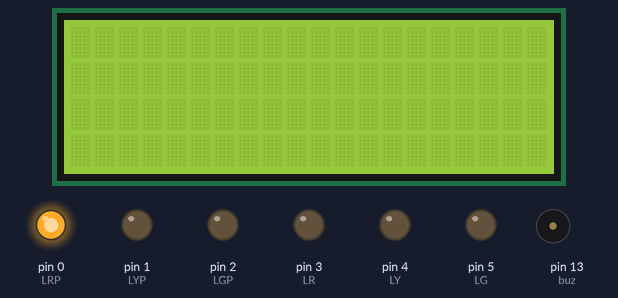
The sketch below on a simulated Arduino Uno, built with avr-gcc and run on an emulated ATmega328P. Shown: 20×4 character LCD, output pins drawn as LEDs (lit = HIGH), buzzer (waves = sounding).

Above: at 0.1 s.
At 5.25 s:
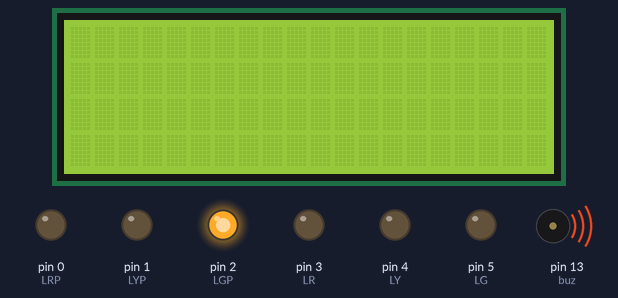
At 14.4 s:
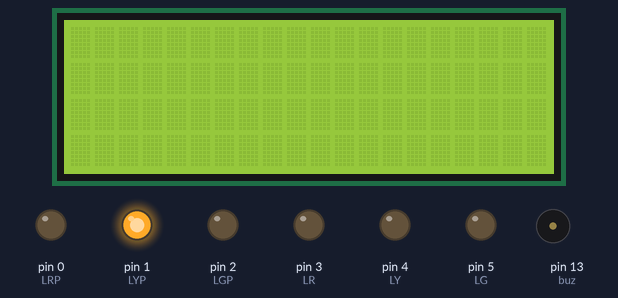
At 30.6 s:
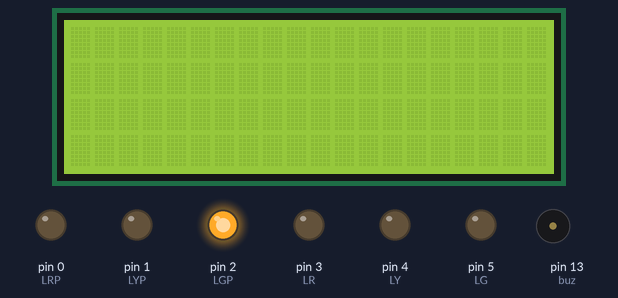
At 39.19 s:
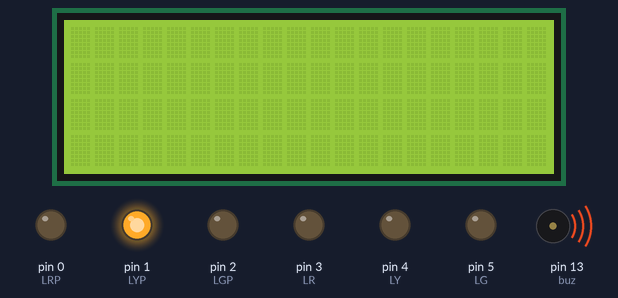
Timing chart, 0 to 40.0 s (numbered marks = the images above):
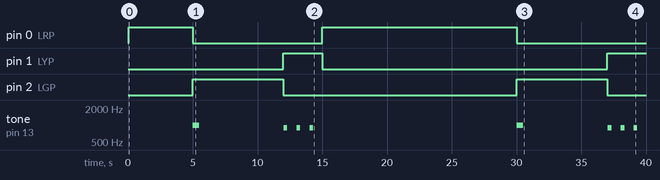

The sketch:

semaforo.ino
```cpp
/*Bibliotecas criadas*/
#include "carroSema.h"
#include "pedestreSema.h"

LiquidCrystal_I2C lcd(0x27,20,4);

void setup() {
  /*inicializando o lcd*/
  lcd.init();
  lcd.setBacklight(HIGH);
  lcd.clear();
  /*mapeando leds*/
  pinMode(LG, OUTPUT);
  pinMode(LY, OUTPUT);
  pinMode(LR, OUTPUT);
  pinMode(LGP, OUTPUT);
  pinMode(LYP, OUTPUT);
  pinMode(LRP, OUTPUT);
  /*mapeando buz*/
  pinMode(buz, OUTPUT);
}

void loop() {
  maqEstadosPedestre();
  maqEstadosCarro();
}
```

carroSema.h
```cpp
#ifndef CARROSEMA
#define CARROSEMA

#include "defines.h"

/* variaveis gerais para a frequencia das coisas */
extern unsigned long carroMilli;

void maqEstadosCarro();


#endif
```

defines.h
```cpp
#ifndef DEFINES
#define DEFINES

#include <Arduino.h>
#include <LiquidCrystal_I2C.h>

/*Geral*/
#define seg 1000

/* pinos dos leds do semaforo do carro */
#define LG 5
#define LY 4
#define LR 3

/* pinos dos leds do semaforo dos pedestres */
#define LGP 2
#define LYP 1
#define LRP 0

/* pino do buzzer*/
#define buz 13

/* lcd */
extern bool usoLCD; /*1 = pedestreSema usa | 0 = carroSema usa*/
extern LiquidCrystal_I2C lcd;

// #define RS 5
// #define E 4
// #define D4 3
// #define D3 2
// #define D2 1
// #define D1 0


#endif
```

maquinas.cpp
```cpp
#include "maquinas.h"
/*interligar as máquinas de estados do carro, pedestre e as saídas em comum para
ter menos delay na hora da mudança nas saídas (lcd, semaforos)*/
```

maquinas.h
```cpp
#ifndef MAQUINAS
#define MAQUINAS


#endif
```

pedestreSema.cpp
```cpp
#include "pedestreSema.h"

/* variaveis gerais para a frequencia das coisas */
unsigned long pedestreMilli;
unsigned long buzMilli;


/* variável para a mudança de estados */
int estadoPedestre = 0;
/* variável para os estados */
enum estados_pedestre {
  neutro,
  amarelo,
  vermelho,
  verde
};

/* abstraindo o semaforo do pedestre */
void pedestreNeutro(){
  digitalWrite(LG, LOW);
  digitalWrite(LY, LOW);
  digitalWrite(LR, LOW);
}
void pedestreNoVermelho(){
  digitalWrite(LGP, LOW);
  digitalWrite(LYP, LOW);
  digitalWrite(LRP, HIGH);
}
void pedestreNoVerde(){
  digitalWrite(LGP, HIGH);
  digitalWrite(LYP, LOW);
  digitalWrite(LRP, LOW);
}
void pedestreNoAmarelo(){
  digitalWrite(LGP, LOW);
  digitalWrite(LYP, HIGH);
  digitalWrite(LRP, LOW);
}

/* coisas do buzzer */
void buzVerde(int tom){
  if(millis() - buzMilli < seg/2 && millis() - pedestreMilli < 6*seg){
    tone(buz, tom);
  } else {
    noTone(buz);
  }
}
void buzAmarelo(int tom){
  if(millis() - buzMilli < 300){
    tone(buz, tom);
  } else if(millis() - buzMilli < seg){
    noTone(buz);
  }
}

/* as mudanças do semaforo do pedestre */
void maqEstadosPedestre(){
  /* máquina de estados para as mudanças das saídas */
  switch (estadoPedestre){
    case neutro:
      pedestreNeutro();
      break;
    case amarelo:
      pedestreNoAmarelo();
      buzAmarelo(900);
      break;
    case vermelho:
      pedestreNoVermelho();
      break;
    case verde:
      pedestreNoVerde();
      buzVerde(1000);
      break;
    default:
      break;
  }

  /* mudanças da variável estadoPedestre a depender do tempo*/
  int tempo = millis() - pedestreMilli;
  if(tempo < 5*seg){
    /*carro no amarelo*/
    estadoPedestre = vermelho;
  }
  else if(tempo < 12*seg){
    /*carro no vermelho*/
    estadoPedestre = verde;
  }
  else if(tempo < 15*seg){
    /*carro no vermelho*/
    estadoPedestre = amarelo;
  }
  else if(tempo < 25*seg){
    /*carro no verde*/
    estadoPedestre = vermelho;
  }
  else {
    pedestreMilli = millis();
  }

  /* frequencia do buzzer é a cada segundo */
  if(millis() - buzMilli > seg)
    buzMilli = millis();
}


//contar quanto tempo fica o pedestre andando
```

pedestreSema.h
```cpp
#ifndef PEDESTRESEMA
#define PEDESTRESEMA

#include "defines.h"

/* variaveis gerais para a frequencia das coisas */
extern unsigned long pedestreMilli;
extern unsigned long buzMilli;

void maqEstadosPedestre();

#endif
```

Measured:
- by itself, pin 0 (LRP): LOW → HIGH at 0.07 s, → LOW 4.9 s later, → HIGH 10.0 s later, → LOW 15.0 s later
- by itself, pin 1 (LYP): LOW → HIGH at 12.0 s, → LOW 3.0 s later, → HIGH 22.0 s later
- by itself, pin 2 (LGP): alternates HIGH for 7.0 s and LOW for 18.0 s
- by itself, tone on pin 13 (buz): plays 1000 Hz for 0.50 s, 900 Hz for 0.30 s, 900 Hz for 0.30 s, 900 Hz for 0.30 s, 1000 Hz for 0.50 s, 900 Hz for 0.30 s … (8 notes in this stretch)
